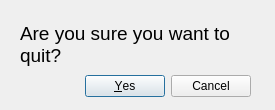
<?xml version="1.0" encoding="UTF-8"?>
<ui version="4.0">
 <class>quitdlg</class>
 <widget class="QDialog" name="quitdlg">
  <property name="geometry">
   <rect>
    <x>0</x>
    <y>0</y>
    <width>275</width>
    <height>110</height>
   </rect>
  </property>
  <property name="minimumSize">
   <size>
    <width>275</width>
    <height>110</height>
   </size>
  </property>
  <property name="maximumSize">
   <size>
    <width>275</width>
    <height>110</height>
   </size>
  </property>
  <property name="windowTitle">
   <string>Dialog</string>
  </property>
  <widget class="QWidget" name="layoutWidget">
   <property name="geometry">
    <rect>
     <x>20</x>
     <y>20</y>
     <width>231</width>
     <height>77</height>
    </rect>
   </property>
   <layout class="QVBoxLayout" name="verticalLayout">
    <item>
     <widget class="QLabel" name="label">
      <property name="font">
       <font>
        <family>Helvetica</family>
        <pointsize>14</pointsize>
       </font>
      </property>
      <property name="text">
       <string>Are you sure you want to quit? </string>
      </property>
      <property name="wordWrap">
       <bool>true</bool>
      </property>
     </widget>
    </item>
    <item>
     <widget class="QDialogButtonBox" name="buttonBox">
      <property name="standardButtons">
       <set>QDialogButtonBox::Cancel|QDialogButtonBox::Yes</set>
      </property>
     </widget>
    </item>
   </layout>
  </widget>
 </widget>
 <resources/>
 <connections>
  <connection>
   <sender>buttonBox</sender>
   <signal>accepted()</signal>
   <receiver>quitdlg</receiver>
   <slot>close()</slot>
   <hints>
    <hint type="sourcelabel">
     <x>135</x>
     <y>80</y>
    </hint>
    <hint type="destinationlabel">
     <x>137</x>
     <y>54</y>
    </hint>
   </hints>
  </connection>
  <connection>
   <sender>buttonBox</sender>
   <signal>rejected()</signal>
   <receiver>quitdlg</receiver>
   <slot>close()</slot>
   <hints>
    <hint type="sourcelabel">
     <x>135</x>
     <y>80</y>
    </hint>
    <hint type="destinationlabel">
     <x>137</x>
     <y>54</y>
    </hint>
   </hints>
  </connection>
 </connections>
</ui>
